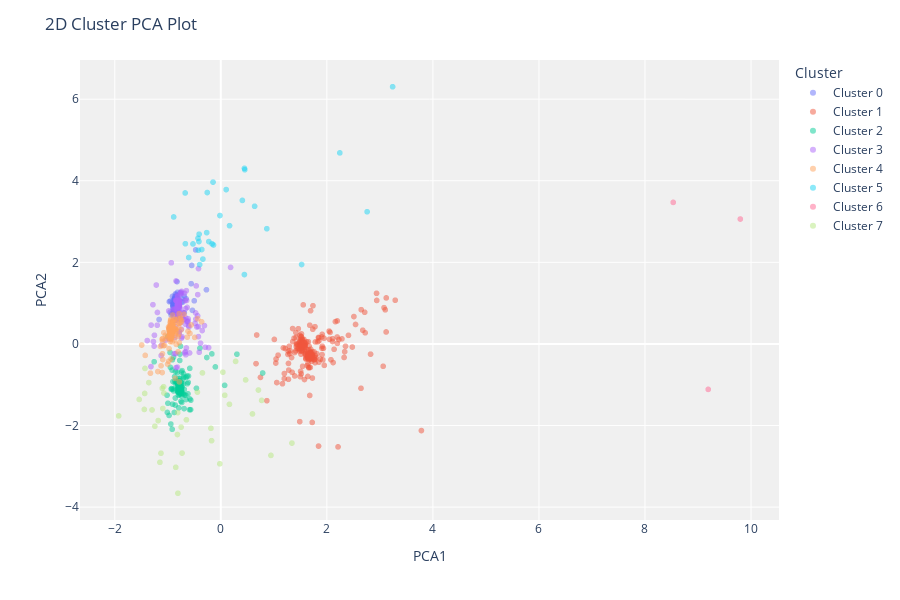

Here is the notebook cell this chart was saved with:
### Code cell
clustering_setup = setup(data=dataframe, 
                        ignore_features=['tempo','idUsuario','idTipoMovimento'],  
                         normalize=True)  # Normaliza os dados

kmeans = create_model('kmeans', num_clusters=8)

clustered_data = assign_model(kmeans)

print(clustered_data.head())

plot_model(kmeans, plot='cluster')

### Figure 1 — Plotly figure (JSON) as saved in the notebook; plotly's stock layout.template omitted (floating-point values rounded to 4 significant figures; data arrays with more than 128 entries replaced by an {"elided": "..."} marker saying what was removed)
{"data": [{"customdata": [[0], [2360], [2320], [2280], [2240], [2200], [2160], [1960], [1920], [1880], [1840], [1800], [1760], [1720], [1680], [1640], [2520], [2560], [2600], [3080], [12440], [12480], [12560], [12800], [12840], [13080], [14800], [1600], [13360], [3760], [3640], [13600], [13640], [13880], [13920], [13960], [13400], [1560], [14240], [1479], [720], [680], [640], [600], [560], [520], [480], [1520], [760], [400], [320], [280], [240], [200], [160], [120], [80], [40], [360], [800], [440], [1160], [1080], [1120], [1000], [1200], [1040], [1400], [960], [1440], [1320], [1240], [920], [880], [840], [1280], [1360]], "hovertemplate": "Cluster=Cluster 0<br>PCA1=%{x}<br>PCA2=%{y}<br>Feature=%{customdata[0]}<extra></extra>", "legendgroup": "Cluster 0", "marker": {"color": "#636efa", "opacity": 0.5, "symbol": "circle"}, "mode": "markers", "name": "Cluster 0", "showlegend": true, "textposition": "top center", "type": "scattergl", "x": [-0.9133, -0.7385, -0.4742, -0.6896, -0.7375, -0.8235, -0.7905, -0.8597, -0.9712, -0.8255, -0.9105, -0.869, -0.8465, -0.8965, -0.8508, -0.828, -0.8132, -0.6543, -0.8036, -0.7584, -0.5491, -0.5587, -0.9569, -1.164, -0.953, -0.5349, -0.9196, -0.8245, -0.6874, -0.2709, -0.5006, -0.8601, -0.8317, -0.9376, -0.9033, -0.8771, -0.7178, -0.8527, -0.8934, -0.8926, -0.8759, -0.8723, -0.8428, -0.8685, -0.86, -0.8422, -0.8723, -0.8577, -0.8416, -0.9053, -0.7643, -0.863, -0.8498, -0.865, -0.8707, -0.88, -0.8388, -0.8703, -0.8792, -0.8096, -0.8496, -0.8158, -0.8818, -0.8369, -0.8188, -0.8999, -0.9031, -0.8357, -0.8604, -0.8875, -0.8762, -0.9045, -0.8545, -0.8948, -0.8652, -0.8814, -0.855], "xaxis": "x", "y": [1.031, 1.034, 2.306, 1.172, 1.116, 0.845, 0.8209, 0.8276, 1.036, 1.527, 1.166, 1.086, 0.9406, 0.68, 0.7794, 0.8635, 0.6431, 1.11, 0.6337, 0.6037, 1.924, 1.477, 0.7789, 0.5994, 1.052, 0.8232, 0.7537, 0.9773, 0.7645, 1.328, 1.058, 1.01, 0.8461, 0.7112, 0.9891, 1.007, 1.024, 1.125, 0.7657, 0.8067, 1.109, 1.102, 1.082, 1.125, 1.017, 1.207, 1.053, 0.9794, 0.9865, 0.9275, 1.252, 1.119, 1.112, 1.081, 1.156, 1.092, 1.171, 1.047, 0.9127, 1.115, 1.044, 1.266, 0.9706, 1.141, 1.18, 0.9382, 0.8618, 1.118, 1.069, 0.815, 1.059, 0.9432, 1.228, 0.9778, 1.079, 0.8475, 1.017], "yaxis": "y"}, {"customdata": {"elided": "296x1 int values"}, "hovertemplate": "Cluster=Cluster 1<br>PCA1=%{x}<br>PCA2=%{y}<br>Feature=%{customdata[0]}<extra></extra>", "legendgroup": "Cluster 1", "marker": {"color": "#EF553B", "opacity": 0.5, "symbol": "circle"}, "mode": "markers", "name": "Cluster 1", "showlegend": true, "textposition": "top center", "type": "scattergl", "x": {"elided": "296 float values"}, "xaxis": "x", "y": {"elided": "296 float values"}, "yaxis": "y"}, {"customdata": {"elided": "204x1 int values"}, "hovertemplate": "Cluster=Cluster 2<br>PCA1=%{x}<br>PCA2=%{y}<br>Feature=%{customdata[0]}<extra></extra>", "legendgroup": "Cluster 2", "marker": {"color": "#00cc96", "opacity": 0.5, "symbol": "circle"}, "mode": "markers", "name": "Cluster 2", "showlegend": true, "textposition": "top center", "type": "scattergl", "x": {"elided": "204 float values"}, "xaxis": "x", "y": {"elided": "204 float values"}, "yaxis": "y"}, {"customdata": {"elided": "145x1 int values"}, "hovertemplate": "Cluster=Cluster 3<br>PCA1=%{x}<br>PCA2=%{y}<br>Feature=%{customdata[0]}<extra></extra>", "legendgroup": "Cluster 3", "marker": {"color": "#ab63fa", "opacity": 0.5, "symbol": "circle"}, "mode": "markers", "name": "Cluster 3", "showlegend": true, "textposition": "top center", "type": "scattergl", "x": {"elided": "145 float values"}, "xaxis": "x", "y": {"elided": "145 float values"}, "yaxis": "y"}, {"customdata": {"elided": "209x1 int values"}, "hovertemplate": "Cluster=Cluster 4<br>PCA1=%{x}<br>PCA2=%{y}<br>Feature=%{customdata[0]}<extra></extra>", "legendgroup": "Cluster 4", "marker": {"color": "#FFA15A", "opacity": 0.5, "symbol": "circle"}, "mode": "markers", "name": "Cluster 4", "showlegend": true, "textposition": "top center", "type": "scattergl", "x": {"elided": "209 float values"}, "xaxis": "x", "y": {"elided": "209 float values"}, "yaxis": "y"}, {"customdata": [[10960], [3680], [4360], [4480], [11320], [11240], [4680], [11040], [11000], [10440], [10880], [5000], [5120], [10720], [10680], [9200], [9120], [10400], [3720], [10920], [12160], [10320], [12360], [12320], [12400], [12440], [12360], [12400], [12280], [12520], [10000]], "hovertemplate": "Cluster=Cluster 5<br>PCA1=%{x}<br>PCA2=%{y}<br>Feature=%{customdata[0]}<extra></extra>", "legendgroup": "Cluster 5", "marker": {"color": "#19d3f3", "opacity": 0.5, "symbol": "circle"}, "mode": "markers", "name": "Cluster 5", "showlegend": true, "textposition": "top center", "type": "scattergl", "x": [-0.4088, -0.4235, 0.868, 0.6381, -0.1374, 0.4453, 0.4525, -0.2259, -0.4124, -0.5242, -0.2662, -0.01615, -0.6047, -0.8888, 0.4461, -0.3985, -0.4298, 0.1018, 0.4069, -0.1467, -0.6721, -0.2557, 3.241, 2.244, 2.76, 1.524, -0.3586, -0.1648, -0.3372, 0.1649, -0.668], "xaxis": "x", "y": [2.691, 2.298, 2.825, 3.375, 2.426, 1.701, 4.271, 2.509, 2.51, 2.451, 2.729, 3.148, 2.119, 3.113, 4.305, 1.945, 2.591, 3.783, 3.519, 3.967, 3.701, 3.712, 6.305, 4.684, 3.24, 1.947, 2.314, 2.453, 2.08, 2.899, 2.456], "yaxis": "y"}, {"customdata": [[12280], [12240], [12200]], "hovertemplate": "Cluster=Cluster 6<br>PCA1=%{x}<br>PCA2=%{y}<br>Feature=%{customdata[0]}<extra></extra>", "legendgroup": "Cluster 6", "marker": {"color": "#FF6692", "opacity": 0.5, "symbol": "circle"}, "mode": "markers", "name": "Cluster 6", "showlegend": true, "textposition": "top center", "type": "scattergl", "x": [8.532, 9.797, 9.193], "xaxis": "x", "y": [3.471, 3.062, -1.113], "yaxis": "y"}, {"customdata": [[8720], [4960], [12920], [4800], [12680], [12520], [12560], [12600], [4920], [5160], [12320], [9160], [10560], [3200], [4320], [12000], [4280], [11960], [11920], [11880], [11840], [12040], [3680], [3720], [3760], [3800], [4120], [4160], [3800], [12080], [12120], [4200], [4240], [11360], [4600], [4880], [12480]], "hovertemplate": "Cluster=Cluster 7<br>PCA1=%{x}<br>PCA2=%{y}<br>Feature=%{customdata[0]}<extra></extra>", "legendgroup": "Cluster 7", "marker": {"color": "#B6E880", "opacity": 0.5, "symbol": "circle"}, "mode": "markers", "name": "Cluster 7", "showlegend": true, "textposition": "top center", "type": "scattergl", "x": [-0.8125, -1.358, -1.435, -1.243, -1.297, 0.1627, 0.5974, 0.77, -1.148, -1.43, -1.442, -1.104, -1.539, -1.073, -1.18, -0.8494, -1.925, -0.441, -0.6487, 0.07437, 0.9457, -0.809, 0.2789, 0.03924, -0.1744, 0.7101, -0.1867, -0.7481, -1.093, -0.01842, 1.342, -0.8179, -0.7303, -0.3463, -1.128, -1.079, 0.4683], "xaxis": "x", "y": [-1.684, -0.9472, -1.213, -2.017, -1.618, -1.48, -1.715, -1.383, -2.901, -0.6002, -1.605, -1.088, -1.36, -1.204, -1.878, -3.024, -1.763, -1.181, -1.86, -1.257, -2.732, -3.66, -0.4278, -0.6919, -2.371, -1.129, -2.067, -2.04, -1.582, -2.937, -2.43, -2.219, -2.675, -0.7093, -2.678, -1.048, -0.8809], "yaxis": "y"}], "layout": {"height": 600, "legend": {"title": {"text": "Cluster"}, "tracegroupgap": 0}, "margin": {"t": 60}, "plot_bgcolor": "rgb(240,240,240)", "title": {"text": "2D Cluster PCA Plot"}, "xaxis": {"anchor": "y", "domain": [0, 1], "title": {"text": "PCA1"}}, "yaxis": {"anchor": "x", "domain": [0, 1], "title": {"text": "PCA2"}}}}
